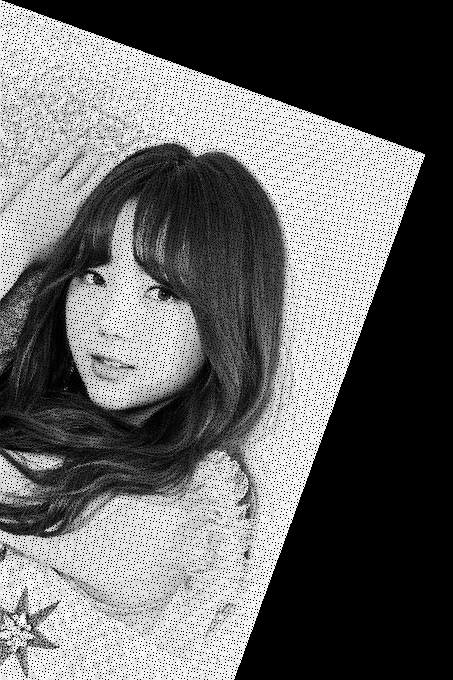
#> input picture 영상처리 assignment1/kei.png, 453 x 680 px, found by its file name
$ python rotation_fw.py
#> lines starting #> are read from the running program, lines starting #| are printed output that depends on the picture
#> further down, in_image is the input picture: shape (680, 453); min 0, max 255, mean 103.3
#> (printed output is left out)
import cv2
import numpy as np


def transform(img, angle):  # forward transformation
#> called with angle = 20
    height, width = img.shape
#> height = 680; width = 453
    result = np.zeros((height, width), np.uint8)  # result image

    affine = np.array([[np.cos(np.radians(angle)), -np.sin(np.radians(angle)), 0],
                       [np.sin(np.radians(angle)), np.cos(np.radians(angle)), 0],
                       [0, 0, 1]])  # Affine transformation matrix

    for x in range(width):
        for y in range(height):
            p = affine.dot(np.array([x, y, 1]))

            xp = int(p[0])
            yp = int(p[1])

            if 0 <= yp < height and 0 <= xp < width:
                result[yp, xp] = img[y, x]
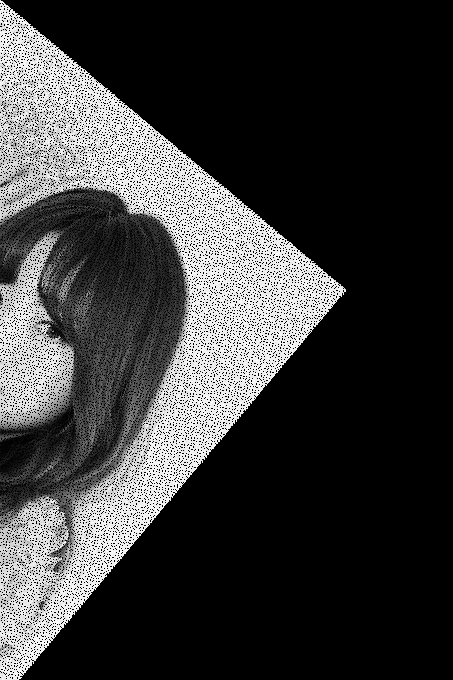
#> result: shape (680, 453); min 0, max 255, mean 58.2
    return result


def transform2(img, angle):  # backward transformation
#> called with angle = 20
    height, width = img.shape
#> height = 680; width = 453
    result2 =  np.zeros((height, width), np.uint8) # result image

    affine = np.array([[np.cos(np.radians(angle)), np.sin(np.radians(angle)), 0],
                       [-np.sin(np.radians(angle)), np.cos(np.radians(angle)), 0],
                       [0, 0, 1]])  # Affine transformation matrix

    for x in range(width):
        for y in range(height):
            p = affine.dot(np.array([x, y, 1]))

            xp = int(p[0])
            yp = int(p[1])
            if 0 <= yp < height and 0 <= xp < width:
                result2[y, x] = img[yp, xp]
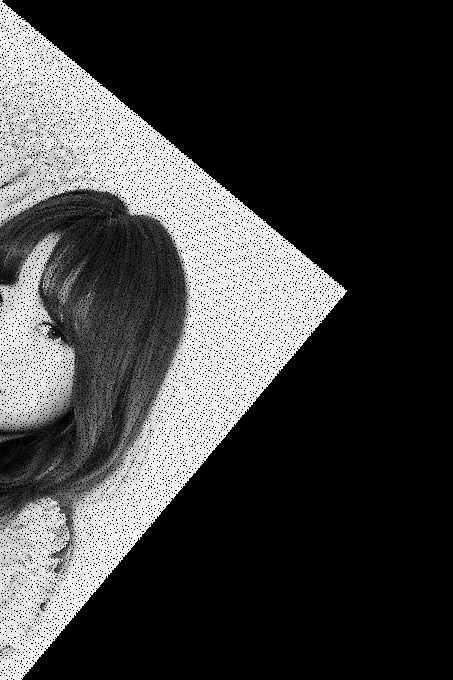
#> result2: shape (680, 453); min 0, max 255, mean 63.4

    return result2

def implement(img1, img2):
    height, width = img1.shape
    finalresult = np.zeros((height, width), np.uint8)
    for x in range(width):
        for y in range(height):
            if(img1[y, x] == 0):
                img1[y, x] = img2[y,x]
            if 0 <= y < height and 0 <= x < width:
                finalresult[y,x] = img1[y,x]
    return finalresult


in_image = cv2.imread('kei.png', 0)  # img2numpy
print(in_image)
cv2.imshow('Input Image', in_image)
out_image = transform(in_image, 20)
imple_image = transform2(in_image,20)

cv2.imshow('Result Image', out_image)
cv2.imshow('imple image', imple_image)

cv2.imwrite('Kei_convert.png', imple_image)  # save result img
cv2.waitKey()
